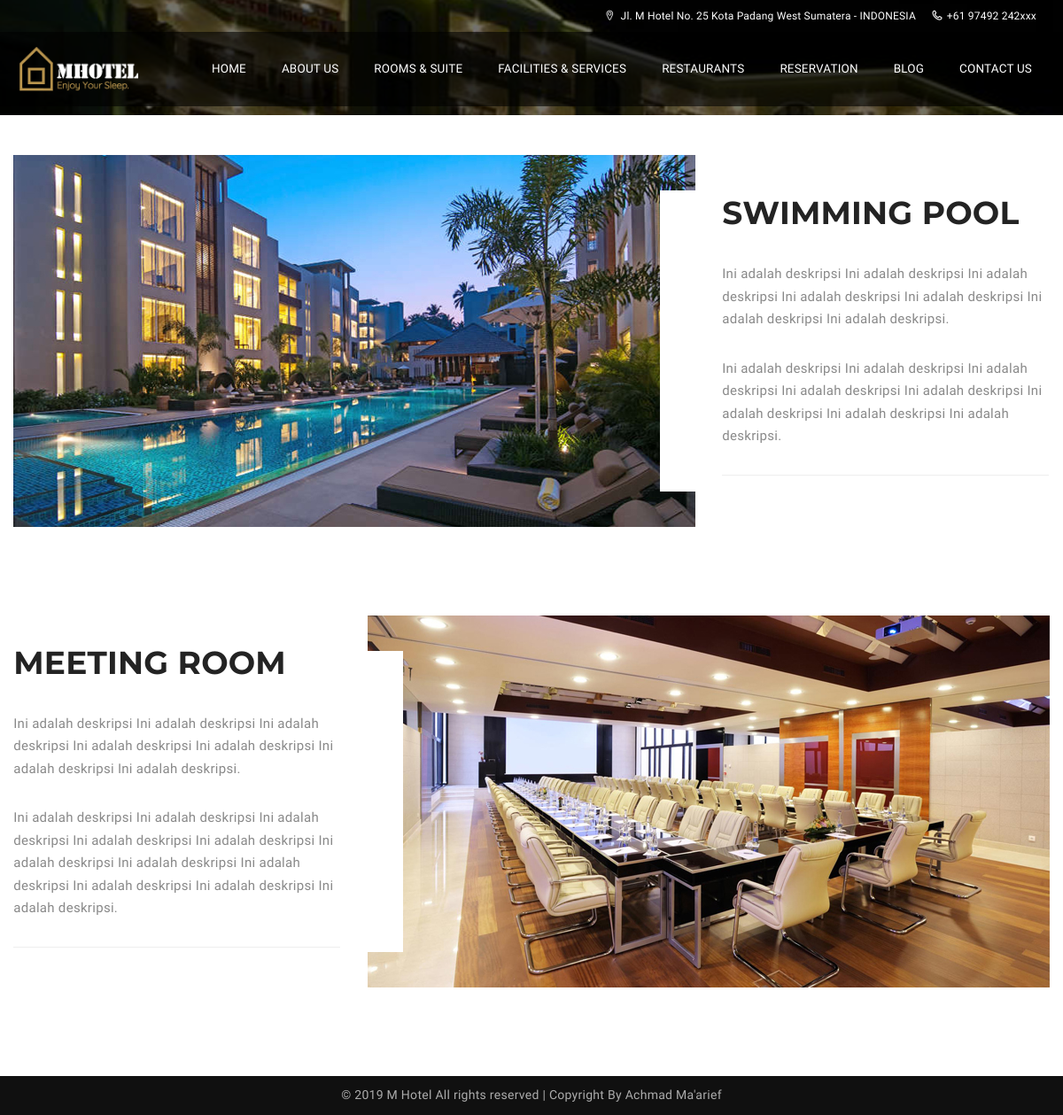
The page /index.php/fasilities on the database its author committed.
### tables this page shows
CREATE TABLE IF NOT EXISTS `kontak` (
  `kd_kontak` int(11) NOT NULL AUTO_INCREMENT,
  `des` text NOT NULL,
  `alamat` text NOT NULL,
  `telp` text NOT NULL,
  `email` text NOT NULL,
  PRIMARY KEY (`kd_kontak`)
);

CREATE TABLE IF NOT EXISTS `fasilitas` (
  `kd_fasilitas` int(11) NOT NULL AUTO_INCREMENT,
  `nama` text NOT NULL,
  `gambar` text NOT NULL,
  `detail` text NOT NULL,
  PRIMARY KEY (`kd_fasilitas`)
);

### application/controllers/Fasilities.php (called while the page is built, shortened)
<?php
class Fasilities extends CI_Controller{
	function __construct(){
		$this->load->model('M_fasilities','m_fasilities');
		$this->load->model('M_pengunjung','m_pengunjung');
	}
	function index(){
		$x['data']=$this->m_fasilities->get_all_falilitas();
		$this->load->view('frontend/fasilities_view',$x);
	}
}

### index.php (called while the page is built, shortened)
<?php
require_once BASEPATH.'core/CodeIgniter.php';

### application/models/M_fasilities.php (called while the page is built, shortened)
<?php
class M_fasilities extends CI_Model{
	function get_all_falilitas(){
		$hsl=$this->db->get('fasilitas');
		return $hsl;
	}
}

### application/views/frontend/fasilities_view.php (the view, shortened to what this page needs)
<!DOCTYPE html>
<html lang="en">
<head>
    <link rel="stylesheet" type="text/css" href="<?php echo base_url().'theme/css/lib/font-awesome.min.css'?>">
    <link rel="stylesheet" type="text/css" href="<?php echo base_url().'theme/css/lib/font-lotusicon.css'?>">
    <link rel="stylesheet" type="text/css" href="<?php echo base_url().'theme/css/lib/bootstrap.min.css'?>">
    <link rel="stylesheet" type="text/css" href="<?php echo base_url().'theme/css/lib/owl.carousel.css'?>">
    <link rel="stylesheet" type="text/css" href="<?php echo base_url().'theme/css/lib/jquery-ui.min.css'?>">
    <link rel="stylesheet" type="text/css" href="<?php echo base_url().'theme/css/lib/magnific-popup.css'?>">
    <link rel="stylesheet" type="text/css" href="<?php echo base_url().'theme/css/lib/settings.css'?>">
    <link rel="stylesheet" type="text/css" href="<?php echo base_url().'theme/css/lib/bootstrap-select.min.css'?>">
    <link rel="stylesheet" type="text/css" href="<?php echo base_url().'theme/css/helper.css'?>">
    <link rel="stylesheet" type="text/css" href="<?php echo base_url().'theme/css/custom.css'?>">
    <link rel="stylesheet" type="text/css" href="<?php echo base_url().'theme/css/responsive.css'?>">
    <link rel="stylesheet" type="text/css" href="<?php echo base_url().'theme/css/style.css'?>">
</head>
<body>
    <div id="page-wrap">
        <header id="header" class="header-v2">
            <?php $this->load->view('frontend/headertop');?>
        </header>
        <section class="section-sub-banner bg-9">
            <div class="sub-banner">
                <div class="container">
                    <div class="text text-center">
                    </div>
                </div>
            </div>
        </section>
        <section class="section-room bg-white">
            <div class="container">
                <div class="room-wrap-2">
						<?php foreach ($data->result() as $row):
                                if (($row->kd_fasilitas) %2 == 0){
                                    $rata='room_item-2 img-right';
                                }else{
                                    $rata='room_item-2';
                                }
                            ?>
                    <div class="<?php echo $rata ?>" >
                        <div class="img">
                           <a><img src="<?php echo base_url().'assets/images/'.$row->gambar;?>" alt=""></a>
                        </div>
                        <div class="text">
                            <h2><?php echo $row->nama;?></h2>
                            <p><?php echo $row->detail;?></p>
                            <hr>
                        </div>
                    </div>
					<?php endforeach; ?>
                </div>
            </div>
        </section>
    </div>
</body>
</html>

### application/views/frontend/headertop.php
<div class="header_top">
             <div class="container">
                 <div class="header_left float-right">
		<?php
			$sql=$this->db->query("SELECT * from kontak");
			$header=$sql->row_array();
		?>
                     <span><i class="lotus-icon-location"></i> <?php echo $header['alamat']?></span>
                     <span><i class="lotus-icon-phone"></i><?php echo $header['telp']?></span>
                 </div>
             </div>
         </div>

### rows shown on the page
kontak: alamat "Jl. M Hotel No. 25 Kota Padang West Sumatera - INDONESIA", telp "+61 97492 242xxx"
fasilitas: gambar (picture), nama "SWIMMING POOL", detail "Ini adalah deskripsi Ini adalah deskripsi Ini adalah deskripsi Ini adalah deskripsi Ini adalah deskripsi Ini adalah deskripsi Ini adalah deskripsi. Ini adalah deskripsi Ini adalah deskripsi Ini adalah deskripsi Ini adalah deskripsi Ini adalah deskripsi Ini adalah deskripsi Ini adalah deskripsi Ini adalah deskripsi."
fasilitas: gambar (picture), nama "MEETING ROOM", detail "Ini adalah deskripsi Ini adalah deskripsi Ini adalah deskripsi Ini adalah deskripsi Ini adalah deskripsi Ini adalah deskripsi Ini adalah deskripsi. Ini adalah deskripsi Ini adalah deskripsi Ini adalah deskripsi Ini adalah deskripsi Ini adalah deskripsi Ini adalah deskripsi Ini adalah deskripsi Ini adalah deskripsi Ini adalah deskripsi Ini adalah deskripsi Ini adalah deskripsi."
